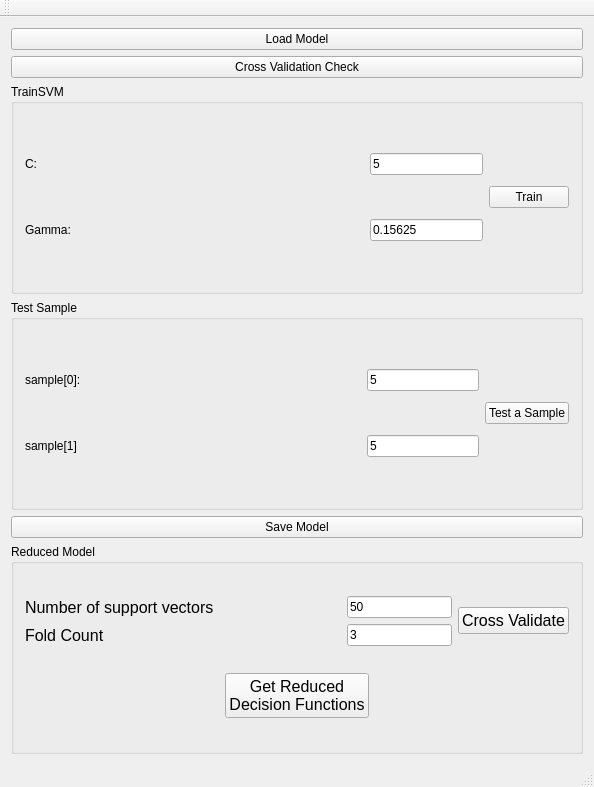
<?xml version="1.0" encoding="UTF-8"?>
<ui version="4.0">
 <class>MainWindow</class>
 <widget class="QMainWindow" name="MainWindow">
  <property name="geometry">
   <rect>
    <x>0</x>
    <y>0</y>
    <width>594</width>
    <height>787</height>
   </rect>
  </property>
  <property name="windowTitle">
   <string>MainWindow</string>
  </property>
  <widget class="QWidget" name="centralWidget">
   <layout class="QVBoxLayout" name="verticalLayout">
    <item>
     <widget class="QPushButton" name="pushButtonLoadModel">
      <property name="text">
       <string>Load Model</string>
      </property>
     </widget>
    </item>
    <item>
     <widget class="QPushButton" name="pushButton">
      <property name="text">
       <string>Cross Validation Check</string>
      </property>
     </widget>
    </item>
    <item>
     <widget class="QGroupBox" name="groupBox">
      <property name="title">
       <string>TrainSVM</string>
      </property>
      <layout class="QHBoxLayout" name="horizontalLayout">
       <item>
        <layout class="QGridLayout" name="gridLayout" columnstretch="3,0,1">
         <item row="1" column="0">
          <widget class="QLabel" name="label_2">
           <property name="text">
            <string>Gamma:</string>
           </property>
          </widget>
         </item>
         <item row="1" column="1" colspan="2">
          <widget class="QLineEdit" name="lineEditGamma">
           <property name="text">
            <string>0.15625</string>
           </property>
          </widget>
         </item>
         <item row="0" column="0">
          <widget class="QLabel" name="label">
           <property name="text">
            <string>C:</string>
           </property>
          </widget>
         </item>
         <item row="0" column="1" colspan="2">
          <widget class="QLineEdit" name="lineEditC">
           <property name="inputMask">
            <string/>
           </property>
           <property name="text">
            <string>5</string>
           </property>
          </widget>
         </item>
        </layout>
       </item>
       <item>
        <widget class="QPushButton" name="pushButtonTrain">
         <property name="text">
          <string>Train</string>
         </property>
        </widget>
       </item>
      </layout>
     </widget>
    </item>
    <item>
     <widget class="QGroupBox" name="groupBox_2">
      <property name="title">
       <string>Test Sample</string>
      </property>
      <layout class="QHBoxLayout" name="horizontalLayout_2">
       <item>
        <layout class="QGridLayout" name="gridLayout_2" columnstretch="3,1">
         <item row="0" column="0">
          <widget class="QLabel" name="label_3">
           <property name="text">
            <string>sample[0]:</string>
           </property>
          </widget>
         </item>
         <item row="0" column="1">
          <widget class="QLineEdit" name="lineEditSample0">
           <property name="text">
            <string>5</string>
           </property>
          </widget>
         </item>
         <item row="1" column="0">
          <widget class="QLabel" name="label_4">
           <property name="text">
            <string>sample[1]</string>
           </property>
          </widget>
         </item>
         <item row="1" column="1">
          <widget class="QLineEdit" name="lineEditSample1">
           <property name="text">
            <string>5</string>
           </property>
          </widget>
         </item>
        </layout>
       </item>
       <item>
        <widget class="QPushButton" name="pushButtonTestSample">
         <property name="text">
          <string>Test a Sample</string>
         </property>
        </widget>
       </item>
      </layout>
     </widget>
    </item>
    <item>
     <widget class="QPushButton" name="pushButtonSaveModel">
      <property name="text">
       <string>Save Model</string>
      </property>
     </widget>
    </item>
    <item>
     <widget class="QGroupBox" name="groupBox_3">
      <property name="title">
       <string>Reduced Model</string>
      </property>
      <layout class="QVBoxLayout" name="verticalLayout_2">
       <item>
        <layout class="QHBoxLayout" name="horizontalLayout_4">
         <item>
          <layout class="QGridLayout" name="gridLayout_3" columnstretch="3,1">
           <item row="0" column="0">
            <widget class="QLabel" name="label_5">
             <property name="font">
              <font>
               <pointsize>12</pointsize>
              </font>
             </property>
             <property name="text">
              <string>Number of support vectors</string>
             </property>
            </widget>
           </item>
           <item row="0" column="1">
            <widget class="QLineEdit" name="lineEditSVCount">
             <property name="text">
              <string>50</string>
             </property>
            </widget>
           </item>
           <item row="1" column="0">
            <widget class="QLabel" name="label_6">
             <property name="font">
              <font>
               <pointsize>12</pointsize>
              </font>
             </property>
             <property name="text">
              <string>Fold Count</string>
             </property>
            </widget>
           </item>
           <item row="1" column="1">
            <widget class="QLineEdit" name="lineEditFoldCount">
             <property name="text">
              <string>3</string>
             </property>
            </widget>
           </item>
          </layout>
         </item>
         <item>
          <widget class="QPushButton" name="pushButtonReduceCrossValidate">
           <property name="font">
            <font>
             <pointsize>12</pointsize>
            </font>
           </property>
           <property name="text">
            <string>Cross Validate</string>
           </property>
          </widget>
         </item>
        </layout>
       </item>
       <item>
        <layout class="QHBoxLayout" name="horizontalLayout_3">
         <item>
          <spacer name="horizontalSpacer">
           <property name="orientation">
            <enum>Qt::Horizontal</enum>
           </property>
           <property name="sizeHint" stdset="0">
            <size>
             <width>40</width>
             <height>20</height>
            </size>
           </property>
          </spacer>
         </item>
         <item>
          <widget class="QPushButton" name="pushButtonReduceFunction">
           <property name="font">
            <font>
             <pointsize>12</pointsize>
            </font>
           </property>
           <property name="text">
            <string>Get Reduced
Decision Functions</string>
           </property>
          </widget>
         </item>
         <item>
          <spacer name="horizontalSpacer_2">
           <property name="orientation">
            <enum>Qt::Horizontal</enum>
           </property>
           <property name="sizeHint" stdset="0">
            <size>
             <width>40</width>
             <height>20</height>
            </size>
           </property>
          </spacer>
         </item>
        </layout>
       </item>
      </layout>
     </widget>
    </item>
   </layout>
  </widget>
  <widget class="QMenuBar" name="menuBar">
   <property name="geometry">
    <rect>
     <x>0</x>
     <y>0</y>
     <width>594</width>
     <height>25</height>
    </rect>
   </property>
  </widget>
  <widget class="QToolBar" name="mainToolBar">
   <attribute name="toolBarArea">
    <enum>TopToolBarArea</enum>
   </attribute>
   <attribute name="toolBarBreak">
    <bool>false</bool>
   </attribute>
  </widget>
  <widget class="QStatusBar" name="statusBar"/>
 </widget>
 <layoutdefault spacing="6" margin="11"/>
 <resources/>
 <connections/>
</ui>
